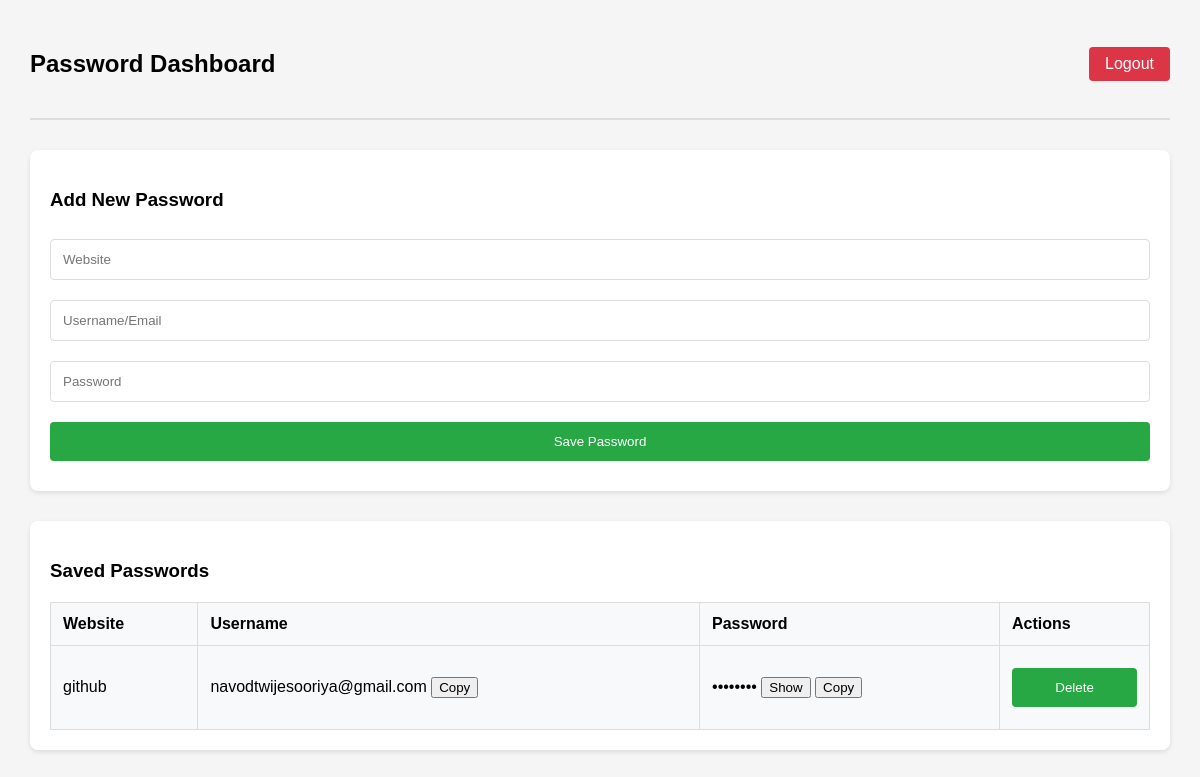
Before: /dashboard (signed in) with the older database file.
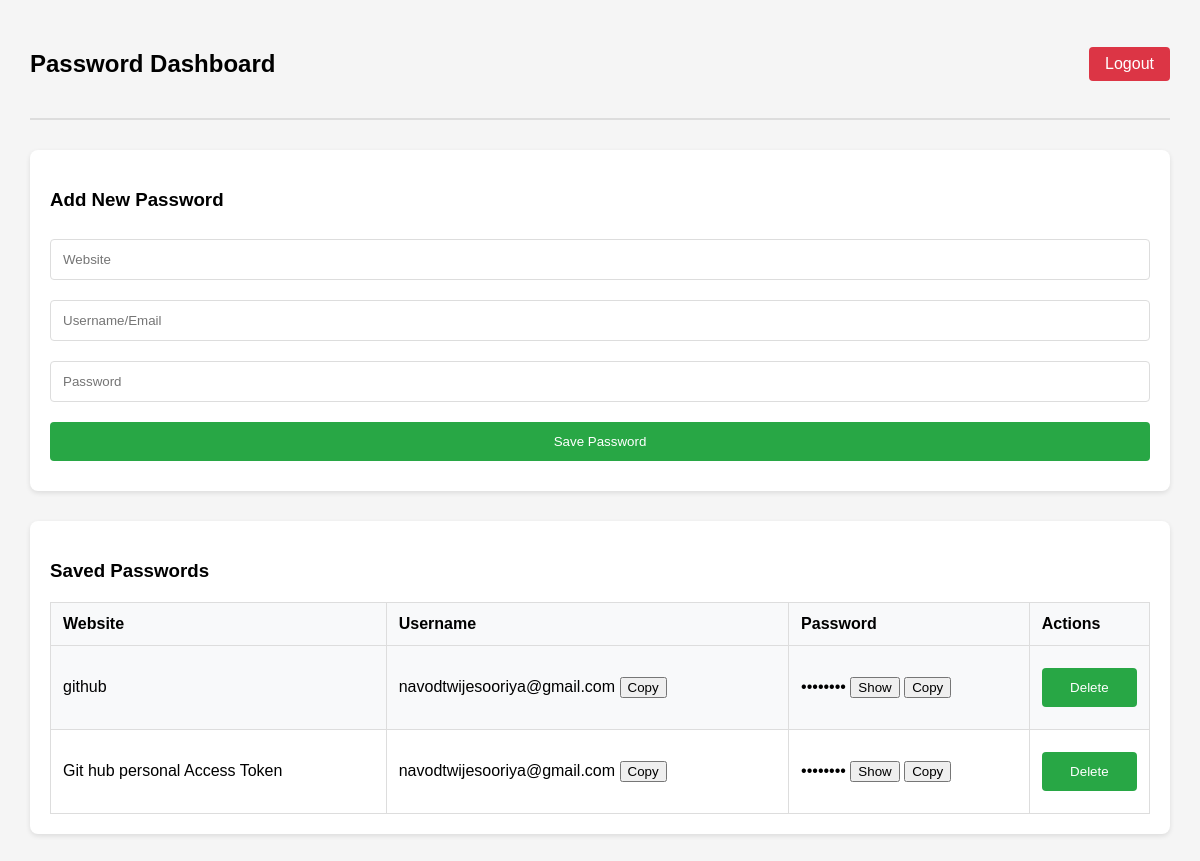
After: the same page with the newer database file.
### tables this page shows
CREATE TABLE passwords (
            id INTEGER PRIMARY KEY,
            site TEXT,
            username TEXT,
            password TEXT
        , user_id INTEGER);

### app.py (the view)
@app.route('/dashboard')
@login_required
def dashboard():
    conn = sqlite3.connect('passwords.db')
    c = conn.cursor()
    c.execute("SELECT id, site, username, password FROM passwords WHERE user_id = ?", (current_user.id,))
    data = c.fetchall()
    conn.close()
    decrypted_data = []
    for row in data:
        try:
            encrypted_password = row[3]
            if isinstance(encrypted_password, str):
                decrypted_password = fernet.decrypt(encrypted_password.encode()).decode()
            else:
                decrypted_password = "Error: Invalid password format"
            decrypted_data.append((row[0], row[1], row[2], decrypted_password))
        except Exception as e:
            decrypted_data.append((row[0], row[1], row[2], "Error: Could not decrypt"))
    return render_template('dashboard.html', data=decrypted_data)

### app.py (called while the page is built)
@login_manager.user_loader
def load_user(user_id):
    conn = sqlite3.connect('passwords.db')
    c = conn.cursor()
    c.execute("SELECT * FROM users WHERE id = ?", (user_id,))
    user = c.fetchone()
    conn.close()
    if user:
        return User(user[0], user[1])
    return None

### templates/dashboard.html (shortened to what this page needs)
<!DOCTYPE html>
<html>
<head>
  <link rel="stylesheet" href="/static/style.css">
</head>
<body>
  <div class="dashboard-header">
    <h2>Password Dashboard</h2>
    <a href="/logout" class="logout-btn">Logout</a>
  </div>
  <div class="add-password-section">
    <h3>Add New Password</h3>
    <form method="post" action="/add">
      <input type="text" name="site" placeholder="Website" required>
      <input type="text" name="username" placeholder="Username/Email" required>
      <input type="password" name="password" placeholder="Password" required>
      <button type="submit">Save Password</button>
    </form>
  </div>
  <div class="saved-passwords-section">
    <h3>Saved Passwords</h3>
    {% if data %}
    <table>
      <tr>
        <th>Website</th>
        <th>Username</th>
        <th>Password</th>
        <th>Actions</th>
      </tr>
      {% for row in data %}
      <tr>
        <td>{{ row[1] }}</td>
        <td>
          {{ row[2] }}
          <button class="copy-btn" onclick="copyToClipboard('{{ row[2] }}', this)">Copy</button>
        </td>
        <td>
          <span class="password-hidden">••••••••</span>
          <button class="toggle-btn" onclick="togglePassword(this)">Show</button>
          <button class="copy-btn" onclick="copyToClipboard('{{ row[3] }}', this)">Copy</button>
        </td>
        <td>
          <form method="post" action="/delete/{{ row[0] }}" style="display:inline;" onsubmit="return confirm('Are you sure you want to delete this password?')">
            <button type="submit" class="delete-btn">Delete</button>
          </form>
        </td>
      </tr>
      {% endfor %}
    </table>
    {% else %}
    <p>No passwords saved yet. Add your first password above!</p>
    {% endif %}
  </div>
</body>
</html>

### static/style.css (style rules this page uses)
body { font-family: Arial, sans-serif; padding: 30px; margin: 0; background-color: #f5f5f5; }
.dashboard-header { display: flex; justify-content: space-between; align-items: center; margin-bottom: 30px; padding-bottom: 20px; border-bottom: 2px solid #ddd; }
.logout-btn { background-color: #dc3545; color: white; padding: 8px 16px; text-decoration: none; border-radius: 4px; transition: background-color 0.3s; }
.add-password-section { background: white; padding: 20px; border-radius: 8px; margin-bottom: 30px; box-shadow: 0 2px 5px rgba(0,0,0,0.1); }
.saved-passwords-section { background: white; padding: 20px; border-radius: 8px; box-shadow: 0 2px 5px rgba(0,0,0,0.1); }
form input, form button { margin: 10px 0; padding: 12px; width: 100%; border: 1px solid #ddd; border-radius: 4px; box-sizing: border-box; }
form button { background-color: #28a745; color: white; border: none; cursor: pointer; transition: background-color 0.3s; }
table { border-collapse: collapse; width: 100%; margin-top: 20px; }
table, th, td { border: 1px solid #ddd; padding: 12px; }
th { background-color: #f8f9fa; font-weight: bold; text-align: left; }
tr:nth-child(even) { background-color: #f8f9fa; }
a { color: #007bff; text-decoration: none; }

Changed rows visible on the page:
added passwords: site "Git hub personal Access Token", username "navodtwijesooriya@gmail.com"
